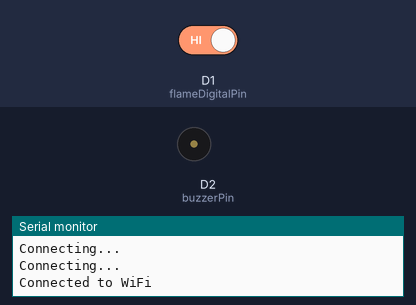
This sketch was run on a simulated ESP8266 (NodeMCU). Parts: buzzer (waves = sounding, pin HIGH), the last lines printed to the serial monitor. Inputs (shaded band) come from the test bench; at power-on: D1 (flameDigitalPin) HIGH. WiFi joins after 1.5 s; servers stay silent unless stated.

Above: at 3.2 s.
3.3 s: D1 (flameDigitalPin) driven LOW
At 3.7 s:
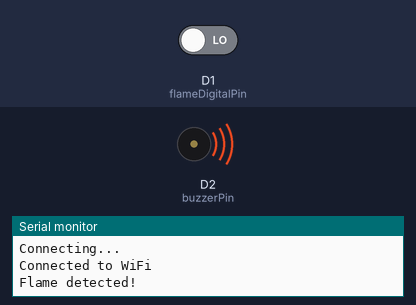
Timing chart, 0 to 13.8 s (numbered marks = the images above; inputs shaded):
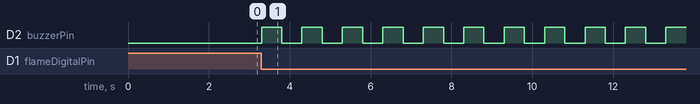

The sketch:

Arduno_code.ino
```cpp
#include <ThingSpeak.h> // Include the ThingSpeak library
#include <ESP8266WiFi.h>

// WiFi settings
const char* ssid = "Vivo";
const char* password = "qwezxcasd";

#define flameDigitalPin D1 // Digital output pin for flame sensor
#define buzzerPin D2       // Digital output pin for buzzer

// ThingSpeak settings
unsigned long channelID = 2527010; // Your ThingSpeak channel ID
const char* writeAPIKey = "X9B5R6F0549IGNQO"; // Your ThingSpeak write API key
const long sensorID = 8989;

WiFiClient client;

// Flag to keep track of buzzer state
bool buzzerOnContinuously = false;

void setup() {
    Serial.begin(9600); // Initialize serial communication for debugging
    connectWiFi(); // Connect to WiFi
    pinMode(flameDigitalPin, INPUT); // Set digital pin as input for flame sensor
    ThingSpeak.begin(client); // Initialize ThingSpeak
    pinMode(buzzerPin, OUTPUT); // Set digital pin as output for buzzer
}

void connectWiFi() {
    Serial.println("Connecting to WiFi...");
    WiFi.begin(ssid, password);
    while (WiFi.status() != WL_CONNECTED) {
        delay(1000);
        Serial.println("Connecting...");
    }
    Serial.println("Connected to WiFi");
}

void loop() {
    // Read from flame sensor digital output pin
    int flameDigitalStatus = digitalRead(flameDigitalPin);

    // If flame is detected and the buzzer is not already on continuously
    if (flameDigitalStatus == 0) {
        Serial.println("Flame detected!");

        unsigned long startTime = millis(); // Record the start time
        while (millis() - startTime < 15000) { // 15 second delay
            digitalWrite(buzzerPin, HIGH); // Turn on the buzzer
            delay(500); // Buzzer stays on for 500ms
            digitalWrite(buzzerPin, LOW); // Turn off the buzzer
            delay(500); // Buzzer stays off for 500ms
        }

        // After 15 seconds, check the flame status again
        flameDigitalStatus = digitalRead(flameDigitalPin);

        if (flameDigitalStatus == 0) {
            // Keep the buzzer on continuously
            digitalWrite(buzzerPin, HIGH);
            buzzerOnContinuously = true;

            // Update ThingSpeak channel with flame status
            ThingSpeak.setField(1, flameDigitalStatus);
            ThingSpeak.setField(2, sensorID);
            ThingSpeak.writeFields(channelID, writeAPIKey);
        }
        else {
            // Keep the buzzer on continuously
            digitalWrite(buzzerPin, LOW);
            buzzerOnContinuously = false;

            // Update ThingSpeak channel with flame status
            ThingSpeak.setField(1, flameDigitalStatus);
            ThingSpeak.setField(2, sensorID);
            ThingSpeak.writeFields(channelID, writeAPIKey);
        }
    }

    // If no flame is detected, reset the buzzer state
    if (flameDigitalStatus != 0) {
        digitalWrite(buzzerPin, LOW);
        buzzerOnContinuously = false;
        ThingSpeak.setField(1, flameDigitalStatus);
        ThingSpeak.setField(2, sensorID);
        ThingSpeak.writeFields(channelID, writeAPIKey);
    }

    delay(1000); // Delay for stability
}
```

Measured:
- after the input at 3.3 s, D2 (buzzerPin): alternates HIGH for 0.50 s and LOW for 0.50 s, starting at once
